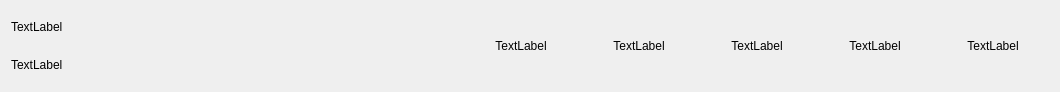
<?xml version="1.0" encoding="UTF-8"?>
<ui version="4.0">
 <class>ListItem</class>
 <widget class="QWidget" name="ListItem">
  <property name="geometry">
   <rect>
    <x>0</x>
    <y>0</y>
    <width>1060</width>
    <height>92</height>
   </rect>
  </property>
  <property name="windowTitle">
   <string>Form</string>
  </property>
  <layout class="QHBoxLayout" name="horizontalLayout" stretch="4,1,1,1,1,1">
   <item>
    <layout class="QVBoxLayout" name="verticalLayout">
     <property name="sizeConstraint">
      <enum>QLayout::SetNoConstraint</enum>
     </property>
     <item>
      <widget class="QLabel" name="label_3">
       <property name="sizePolicy">
        <sizepolicy hsizetype="Ignored" vsizetype="Preferred">
         <horstretch>0</horstretch>
         <verstretch>0</verstretch>
        </sizepolicy>
       </property>
       <property name="text">
        <string>TextLabel</string>
       </property>
      </widget>
     </item>
     <item>
      <widget class="QLabel" name="label_4">
       <property name="sizePolicy">
        <sizepolicy hsizetype="Ignored" vsizetype="Preferred">
         <horstretch>0</horstretch>
         <verstretch>0</verstretch>
        </sizepolicy>
       </property>
       <property name="text">
        <string>TextLabel</string>
       </property>
      </widget>
     </item>
    </layout>
   </item>
   <item>
    <widget class="QLabel" name="label">
     <property name="text">
      <string>TextLabel</string>
     </property>
     <property name="alignment">
      <set>Qt::AlignCenter</set>
     </property>
    </widget>
   </item>
   <item>
    <widget class="QLabel" name="label_2">
     <property name="text">
      <string>TextLabel</string>
     </property>
     <property name="alignment">
      <set>Qt::AlignCenter</set>
     </property>
    </widget>
   </item>
   <item>
    <widget class="QLabel" name="label_5">
     <property name="text">
      <string>TextLabel</string>
     </property>
     <property name="alignment">
      <set>Qt::AlignCenter</set>
     </property>
    </widget>
   </item>
   <item>
    <widget class="QLabel" name="label_6">
     <property name="text">
      <string>TextLabel</string>
     </property>
     <property name="alignment">
      <set>Qt::AlignCenter</set>
     </property>
    </widget>
   </item>
   <item>
    <widget class="QLabel" name="label_7">
     <property name="text">
      <string>TextLabel</string>
     </property>
     <property name="alignment">
      <set>Qt::AlignCenter</set>
     </property>
    </widget>
   </item>
  </layout>
 </widget>
 <resources/>
 <connections/>
</ui>
